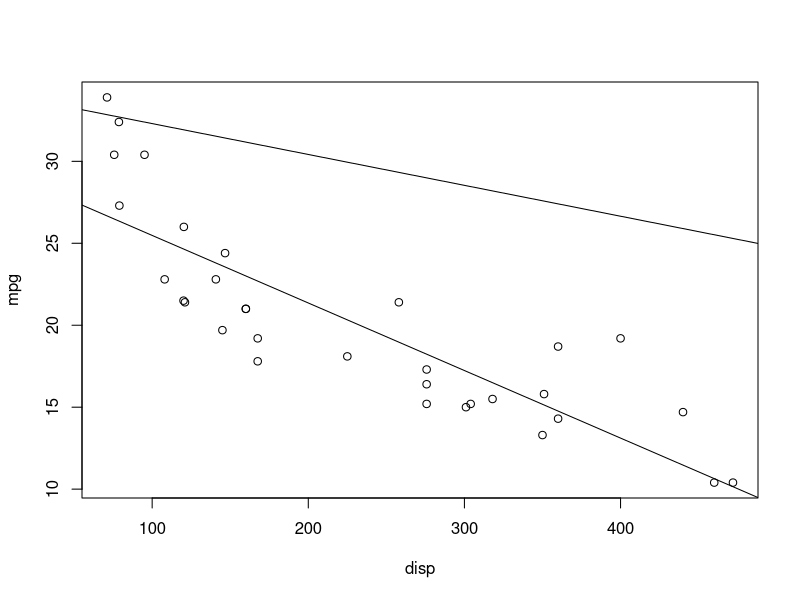

Here is the R script that generated this plot:
#Regressão Linear Múltipla - Prática

dim(mtcars)

mtcars

summary(mtcars)

cor(mtcars[1:4])

modeloR = lm(mpg ~ disp, data=mtcars)

modeloR

summary(modeloR)$r.squared

summary(modeloR)$adj.r.squared

plot(mpg ~ disp, data=mtcars)

abline(modeloR)

predict(modeloR, data.frame(disp = 200))

modeloRP = lm(mpg ~ disp + hp + cyl, data=mtcars)

modeloRP

summary(modeloRP)$r.squared

summary(modeloRP)$adj.r.squared

abline(modeloRP)

predict(modeloRP, data.frame(disp = 200, hp = 100, cyl = 4))

